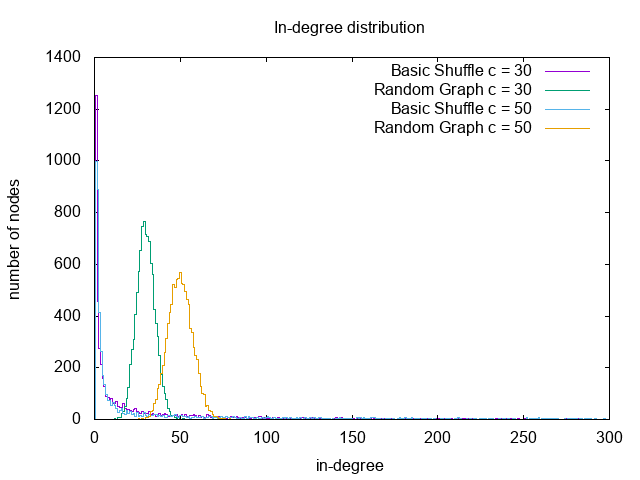

Write gnuplot code to recreate this figure.
set terminal png enhanced
set output 'plotInDegree.png'

set title "In-degree distribution"
set xlabel "in-degree"
set ylabel "number of nodes"
set key right top
plot "id30.txt" title 'Basic Shuffle c = 30' with histeps, \
	"idRandom30.txt" title 'Random Graph c = 30' with histeps, \
	"id50.txt" title 'Basic Shuffle c = 50' with histeps, \
	"idRandom50.txt" title 'Random Graph c = 50' with histeps
	